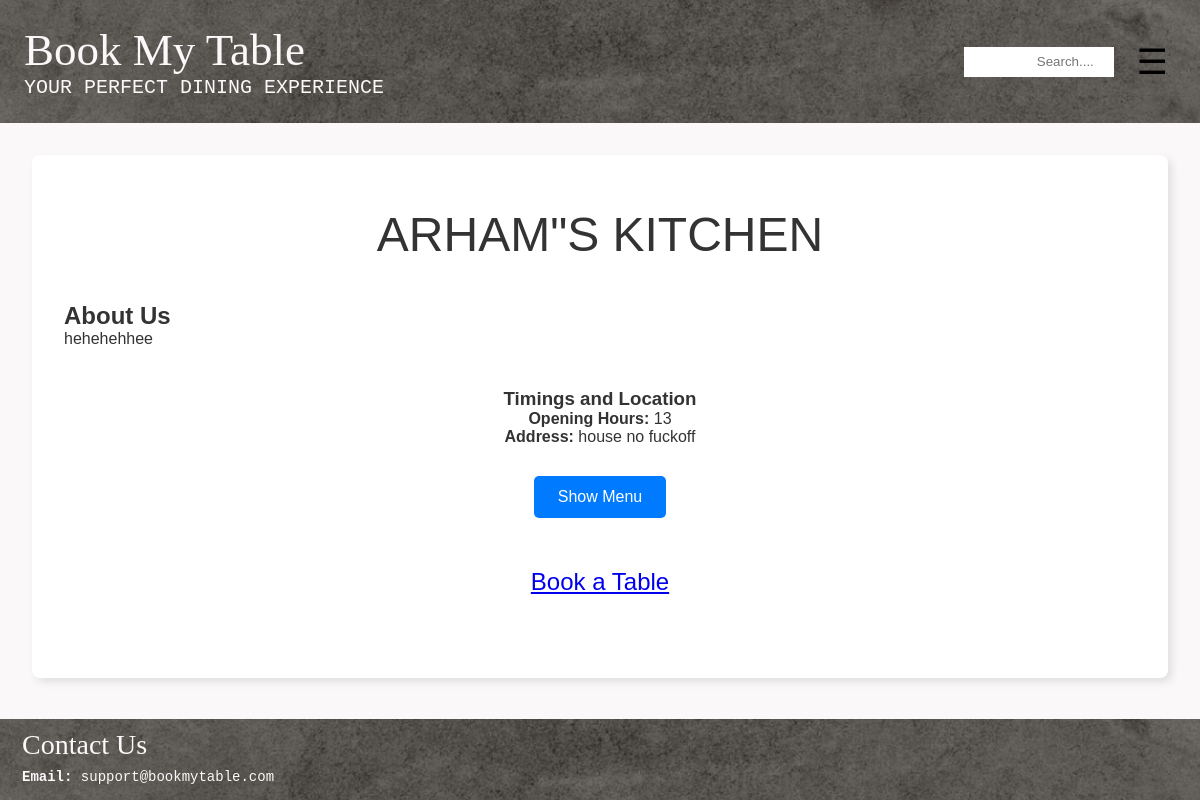
Page /restaurant/2/?user_id=None on the earlier database version.
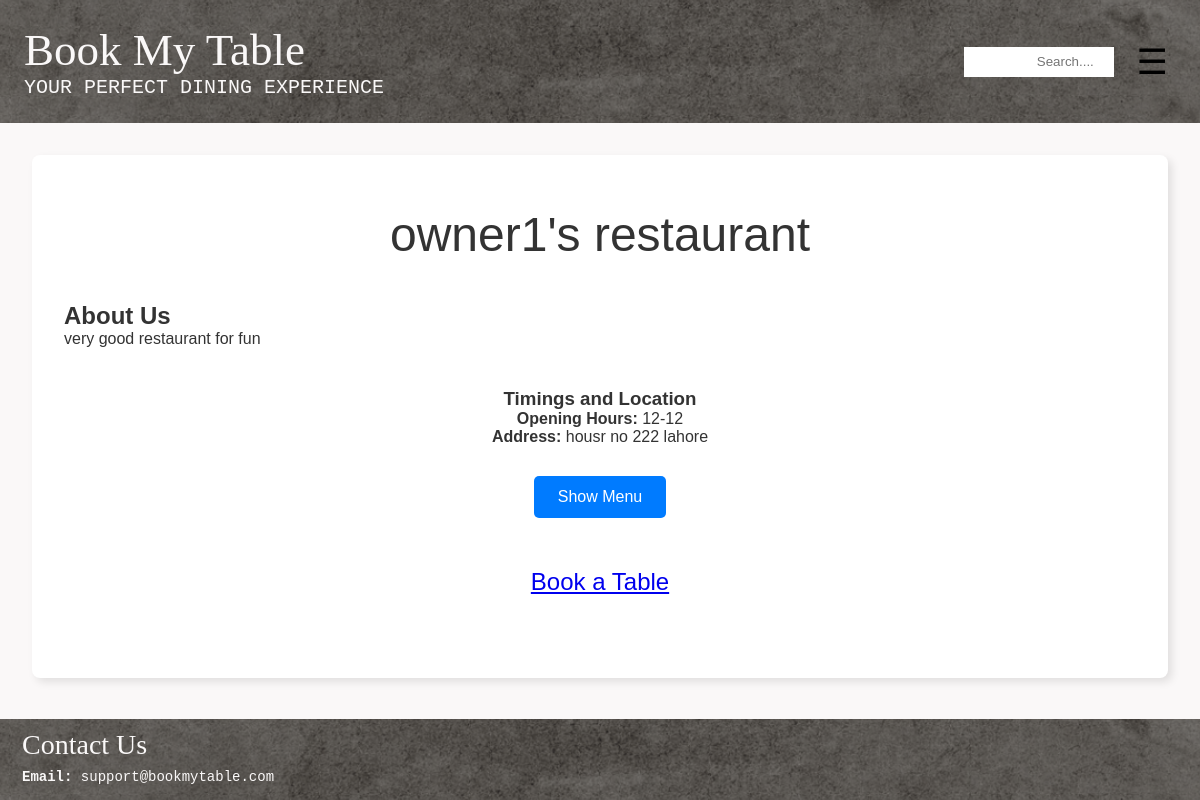
Same page on the later database version.
### restaurant/models.py (models this page shows, shortened)
class Restaurant(models.Model):
    R_ID = models.AutoField(primary_key=True)
    R_Name = models.CharField(max_length=100)
    owner = models.OneToOneField('users.Owner', on_delete=models.CASCADE, related_name='restaurant')
    R_EmailAddress = models.EmailField(unique=True)
    R_ContactNumber = models.CharField(unique = True, max_length=15)
    R_Address = models.TextField() # this will allow for multiple addresses too
    R_Description = models.TextField(blank=True, null=True) #can be left blank, will store NULL if no value exists
    R_CuisineTypes = models.CharField(max_length=100)
    R_ReservationCost = models.DecimalField(max_digits=10, decimal_places=2)
    R_OpenHours = models.CharField(max_length=100) # e.g "Mon-Fri: 9:00AM - 8PM"
    Rating = models.DecimalField(decimal_places=2, default=0.0, max_digits=100)
    NetRevenue = models.DecimalField(max_digits=15, decimal_places=2, default=0.0)

### restaurant/views.py (the view)
# urls.py: path('<int:R_ID>/', views.restaurant_details, name = 'restaurant_details'),
def restaurant_details(request, R_ID):
    print(f"R_ID: {R_ID}, Query Params: {request.GET}")
    user_id = request.GET.get('user_id')  # Capture user_id from the query parameter
    restaurant = get_object_or_404(Restaurant, pk=R_ID)
    menu = Menu.objects.filter(restaurant=restaurant).first()
    dishes = Dish.objects.filter(menu=menu) if menu else []
    return render(request, 'restaurant/restaurant_details.html', {
        'restaurant': restaurant,
        'dishes': dishes,
        'user_id': user_id
    })

### restaurant/templates/restaurant/restaurant_details.html (shortened to what this page needs)
{% extends "layout.html" %}
{% block content %}
<div class="container">
    <h1 class="card-header text-center" style="font-size: 3rem; margin-top: 20px;">{{ restaurant.R_Name }}</h1>
    <section style="margin: 40px 0; text-align: left;">
        <h2> About Us</h2>
        <p>{{ restaurant.R_Description }}</p>
    </section>
    <section style="margin: 20px 0; text-align: center;">
        <h3>Timings and Location</h3>
        <p><strong>Opening Hours:</strong> {{ restaurant.R_OpenHours }}</p>
        <p><strong>Address:</strong> {{ restaurant.R_Address }}</p>
    </section>
    <section style="margin: 30px 0; text-align: center;">
        <button id="toggleMenuButton" class="button">
            Show Menu
        </button>
    </section>
<section style="margin: 50px 0; text-align: center;">
    <a href="{% url 'reservation:select_time' restaurant.R_ID %}?user_id={{ user_id }}" class="btn btn-primary" style="padding: 15px 30px; font-size: 1.5rem;">
        Book a Table
    </a>
</section>
{% endblock %}

Differences in the rows shown:
changed Restaurant: R_Name "ARHAM\"S KITCHEN" → "owner1's restaurant"; R_Description "hehehehhee" → "very good restaurant for fun"; R_OpenHours "13" → "12-12"; R_Address "house no fuckoff" → "housr no 222 lahore"
